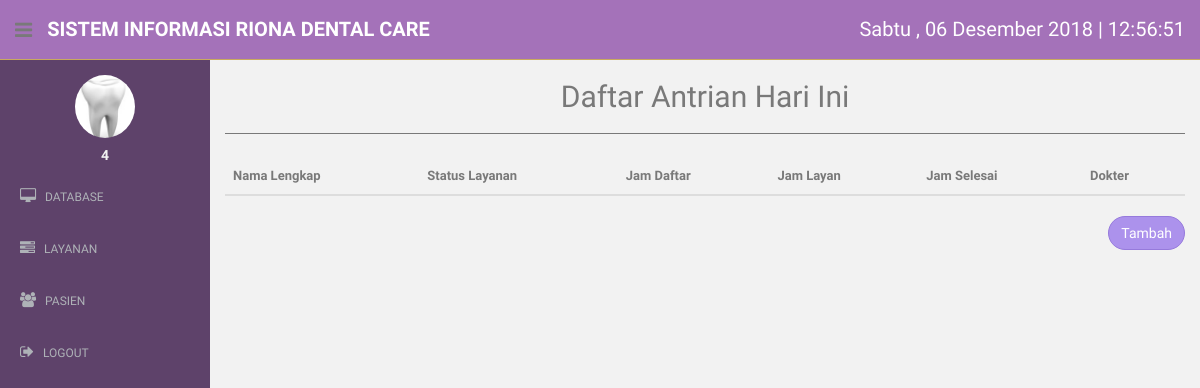
Page /admin/antrian_hari_ini.php (signed in) on the earlier database version.
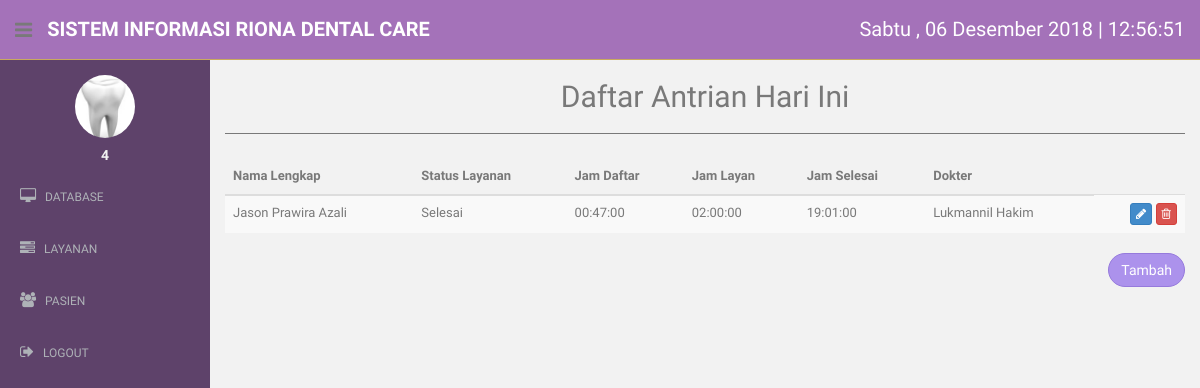
Same page on the later database version.
### tables this page shows
CREATE TABLE `antrian` (
  `id_antrian` int(8) NOT NULL,
  `id_pasien` int(11) NOT NULL,
  `nama_pasien` text NOT NULL,
  `id_dokter` int(11) NOT NULL,
  `tanggal` date NOT NULL,
  `status` text NOT NULL,
  `jam_daftar` time NOT NULL,
  `jam_layan` time NOT NULL,
  `jam_selesai` time DEFAULT NULL
);

CREATE TABLE `pasien` (
  `id_pasien` int(11) NOT NULL,
  `nama_pasien` text NOT NULL,
  `alamat` text NOT NULL,
  `tanggal_lahir` date NOT NULL,
  `pekerjaan` text NOT NULL,
  `no_telp` text NOT NULL,
  `jenis_kelamin` varchar(1) NOT NULL,
  `no_rekam_medis` varchar(12) NOT NULL
);

CREATE TABLE `dokter` (
  `id_dokter` int(11) NOT NULL,
  `no_reg_dokter` varchar(12) DEFAULT NULL,
  `nama_dokter` text NOT NULL,
  `alamat` text NOT NULL,
  `tanggal_lahir` date NOT NULL,
  `jenis_kelamin` varchar(1) NOT NULL,
  `no_telp` text NOT NULL,
  `email` text NOT NULL,
  `status` int(1) NOT NULL,
  `id_user_klinik` int(11) NOT NULL
);

### admin/antrian_hari_ini.php (the view, shortened to what this page needs)
<?php
  include "../connection/connect.php";
  include "headside.php";
  $dataAntrian = $conn->query("SELECT antrian.id_antrian as id_antrian, pasien.nama_pasien as nama_pasien, antrian.tanggal as tanggal, antrian.status as status, antrian.jam_daftar as jam_daftar, antrian.jam_layan as jam_layan, antrian.jam_selesai as jam_selesai, dokter.nama_dokter as nama_dokter FROM antrian, dokter, pasien WHERE antrian.id_pasien = pasien.id_pasien AND antrian.id_dokter = dokter.id_dokter AND antrian.tanggal = '" . date("Y-m-d") . "'");
?>
<!DOCTYPE html>
<html lang="en">
  <head>
    <link href="../assets/css/bootstrap.css" rel="stylesheet">
    <link href="../assets/font-awesome/css/font-awesome.css" rel="stylesheet" />
    <link href="../assets/css/style.css" rel="stylesheet">
    <link href="../assets/css/style-responsive.css" rel="stylesheet">
    <link href="../assets/css/dataTables.bootstrap.min.css" rel="stylesheet">
  </head>
  <body onload="startTime()">
  <section id="container" >
      <?php
        echo $headbar;
        echo $sidebar;
      ?>
      <section id="main-content">
          <section class="wrapper">
            <center>
          	<h2>Daftar Antrian Hari Ini</h2>
            </center>
            <hr>
          	<div class="row mt">
          		<div class="col-lg-12">
          		<table class="table table-striped table-advance table-hover col-lg-12">
              <thead>
                <th>Nama Lengkap</th>
                <th>Status Layanan</th>
                <th>Jam Daftar</th>
                <th>Jam Layan</th>
                <th>Jam Selesai</th>
                <th>Dokter</th>
              </thead>
              <tbody>
                <?php
                while($antrian = $dataAntrian->fetch_assoc()){
                  echo "
                    <tr>
                      <td>
                        $antrian[nama_pasien]
                      </td>
                      <td>
                        $antrian[status]
                      </td>
                      <td>
                        $antrian[jam_daftar]
                      </td>
                      <td>
                        $antrian[jam_layan]
                      </td>
                      <td>
                      ";
                      if(is_null($antrian['jam_selesai'])){
                        echo $antrian['status'];
                      } else {
                        echo $antrian['jam_selesai'];
                      }
                      echo "
                      </td>
                      <td>
                        $antrian[nama_dokter]
                      </td>
                      <td align =\"right\">
                        <a href=\"edit_antrian.php?id_antrian=$antrian[id_antrian]\" class=\"btn btn-primary btn-xs\" role=\"button\"><i class=\"fa fa-pencil\"></i></a>
                        <a href=\"act/hapus_antrian.php?id_antrian=$antrian[id_antrian]\" class=\"btn btn-danger btn-xs\" role=\"button\"><i class=\"fa fa-trash-o\"></i></a>
                      </td>
                    </tr>
                  ";
                }
                ?>
              </tbody>
              </table>
              <a href="add_antrian.php" style="float: right" class="btn btn-round btn-theme02" role="button">Tambah</a>
          		</div>
          	</div>
		      </section>
      </section>
  </section>
  </body>
</html>

Differences in the rows shown:
added antrian: id_pasien.nama_pasien "Jason Prawira Azali", status "Selesai", jam_daftar "00:47:00", jam_layan "02:00:00", jam_selesai "19:01:00", id_dokter.nama_dokter "Lukmannil Hakim"
